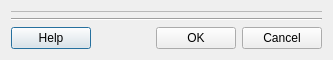
<?xml version="1.0" encoding="UTF-8"?>
<ui version="4.0">
 <class>ChartDialogForm</class>
 <widget class="QDialog" name="ChartDialogForm">
  <property name="geometry">
   <rect>
    <x>0</x>
    <y>0</y>
    <width>333</width>
    <height>60</height>
   </rect>
  </property>
  <property name="windowTitle">
   <string>Chart creation</string>
  </property>
  <layout class="QGridLayout" name="gridLayout_3">
   <property name="sizeConstraint">
    <enum>QLayout::SetDefaultConstraint</enum>
   </property>
   <item row="0" column="0">
    <layout class="QGridLayout" name="gridLayout_2">
     <item row="0" column="0">
      <widget class="QFrame" name="m_dataWidgetFrame">
       <property name="frameShape">
        <enum>QFrame::StyledPanel</enum>
       </property>
       <property name="frameShadow">
        <enum>QFrame::Raised</enum>
       </property>
      </widget>
     </item>
     <item row="1" column="0">
      <layout class="QGridLayout" name="gridLayout">
       <item row="0" column="0" colspan="4">
        <widget class="Line" name="line">
         <property name="sizePolicy">
          <sizepolicy hsizetype="Expanding" vsizetype="Fixed">
           <horstretch>0</horstretch>
           <verstretch>0</verstretch>
          </sizepolicy>
         </property>
         <property name="orientation">
          <enum>Qt::Horizontal</enum>
         </property>
        </widget>
       </item>
       <item row="1" column="0">
        <widget class="te::qt::widgets::HelpPushButton" name="m_helpPushButton">
         <property name="text">
          <string>Help</string>
         </property>
        </widget>
       </item>
       <item row="1" column="1">
        <spacer name="horizontalSpacer">
         <property name="orientation">
          <enum>Qt::Horizontal</enum>
         </property>
         <property name="sizeHint" stdset="0">
          <size>
           <width>68</width>
           <height>20</height>
          </size>
         </property>
        </spacer>
       </item>
       <item row="1" column="2">
        <widget class="QPushButton" name="m_okPushButton">
         <property name="text">
          <string>OK</string>
         </property>
        </widget>
       </item>
       <item row="1" column="3">
        <widget class="QPushButton" name="m_cancelPushButton">
         <property name="text">
          <string>Cancel</string>
         </property>
        </widget>
       </item>
      </layout>
     </item>
    </layout>
   </item>
  </layout>
 </widget>
 <customwidgets>
  <customwidget>
   <class>te::qt::widgets::HelpPushButton</class>
   <extends>QPushButton</extends>
   <header>terralib/qt/widgets/help/HelpPushButton.h</header>
  </customwidget>
 </customwidgets>
 <tabstops>
  <tabstop>m_okPushButton</tabstop>
  <tabstop>m_cancelPushButton</tabstop>
  <tabstop>m_helpPushButton</tabstop>
 </tabstops>
 <resources/>
 <connections>
  <connection>
   <sender>m_cancelPushButton</sender>
   <signal>clicked()</signal>
   <receiver>ChartDialogForm</receiver>
   <slot>reject()</slot>
   <hints>
    <hint type="sourcelabel">
     <x>297</x>
     <y>30</y>
    </hint>
    <hint type="destinationlabel">
     <x>327</x>
     <y>42</y>
    </hint>
   </hints>
  </connection>
 </connections>
</ui>
